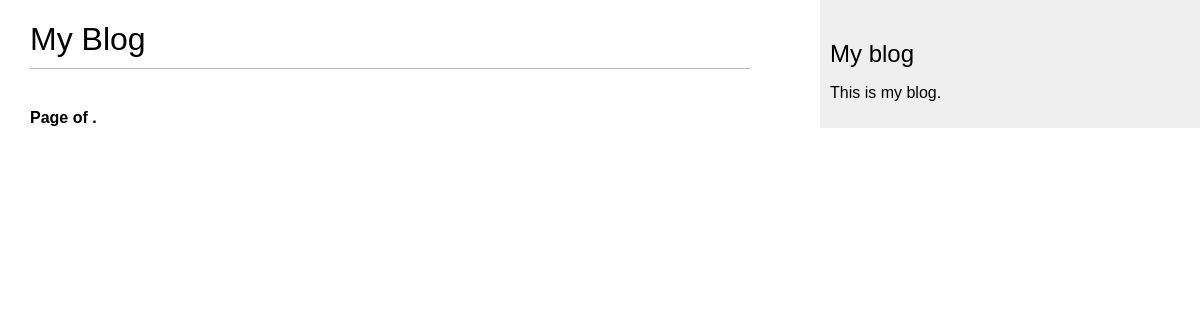
The page /blog/ on the database as committed earlier.
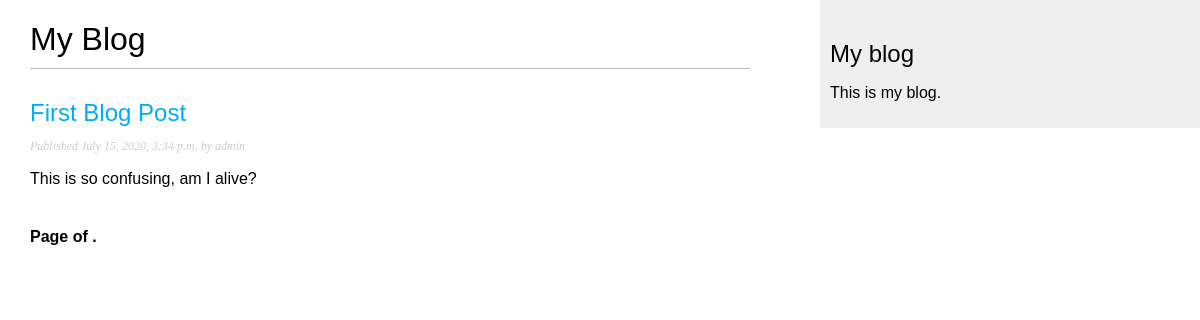
The same page on the database as committed later.
### blog/models.py (models this page shows, shortened)
class Post(models.Model):
    STATUS_CHOICES = (
        ('draft', 'Draft'),
        ('published', 'Published'),
    )
    title = models.CharField(max_length=250)
    slug = models.SlugField(max_length=250, unique_for_date='publish')
    author = models.ForeignKey(User, on_delete=models.CASCADE, related_name='blog_posts')
    body = models.TextField()
    publish = models.DateTimeField(default=timezone.now)
    created = models.DateTimeField(auto_now_add=True)
    updated = models.DateTimeField(auto_now=True)
    status = models.CharField(max_length=10, choices=STATUS_CHOICES, default='draft')
    objects = models.Manager()
    published = PublishedManager()
    class Meta:
        ordering = ('-publish',)
    def get_absolute_url(self):
        return reverse('blog:post_detail', args=[self.publish.year, self.publish.month, self.publish.day, self.slug])

### blog/views.py (the view)
# urls.py: path('', views.post_list, name='post_list'),
def post_list(request):
    object_list = Post.published.all()
    paginator = Paginator(object_list, 3)
    page = request.GET.get('page')
    try:
        posts = paginator.page(page)
    except PageNotAnInteger:
        posts = paginator.page(1)
    except EmptyPage:
        posts = paginator.page(paginator.num_pages)
    return render(request, 'blog/post/list.html', {'page': page, 'posts': posts})

### blog/models.py (called while the page is built)
    def get_queryset(self):
        return super(PublishedManager, self).get_queryset().filter(status='published')

### blog/templates/blog/post/list.html (shortened to what this page needs)
{% extends "blog/base.html" %}
{% block content %}
    <h1>My Blog</h1>
    {% for post in posts %}
        <h2>
            <a href="{{ post.get_absolute_url }}">{{ post.title }}</a>
        </h2>
        <p class="date">Published {{ post.publish }} by {{ post.author }}</p>
        {{ post.body|truncatewords:30|linebreaks }}
    {% endfor %}
    {% include "pagination.html" with page=page_obj %}
{% endblock %}

Rows that differ between the two databases and show on the page:
now on this page (row edited): Post: title "First Blog Post", publish "July 15, 2020, 3:34 p.m.", author "admin", body "This is so confusing, am I alive?"
